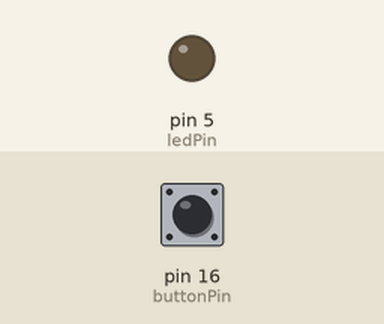
This sketch was run on a simulated Arduino Uno, built with avr-gcc and run on an emulated ATmega328P. Shown: output pins drawn as LEDs (lit = HIGH). The inputs (shaded band) are chosen by the test bench; at power-on: pin 16 (buttonPin) HIGH.

Above: at 1.2 s.
1.3 s: pin 16 (buttonPin) pulled LOW for 0.15 s
At 1.37 s:
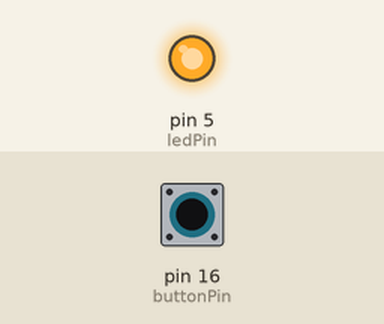
2.9 s: pin 16 (buttonPin) pulled LOW for 3.2 s
At 7.1 s:
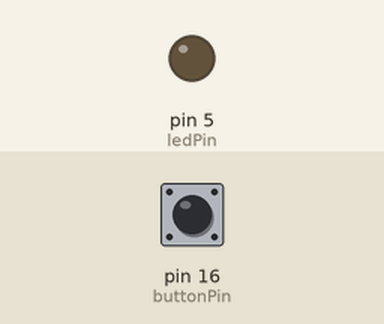
Timing chart, 0 to 8.6 s (numbered marks = the images above; inputs shaded):
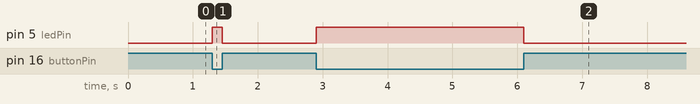

The sketch:

led.ino
```cpp
#define ledPin 5
#define buttonPin 16

void setup(){
  pinMode(buttonPin, INPUT);
  pinMode(ledPin, OUTPUT);
}

void loop(){
  int buttonState = digitalRead(buttonPin);

  if(buttonState == LOW){
    digitalWrite(ledPin, HIGH);
  } else if (buttonState == HIGH){
    digitalWrite(ledPin, LOW);
  }
}
```

Measured:
- after the input at 1.3 s, pin 5 (ledPin): LOW → HIGH at once, → LOW 0.15 s later
- after the input at 2.9 s, pin 5 (ledPin): LOW → HIGH at once, → LOW 3.2 s later
